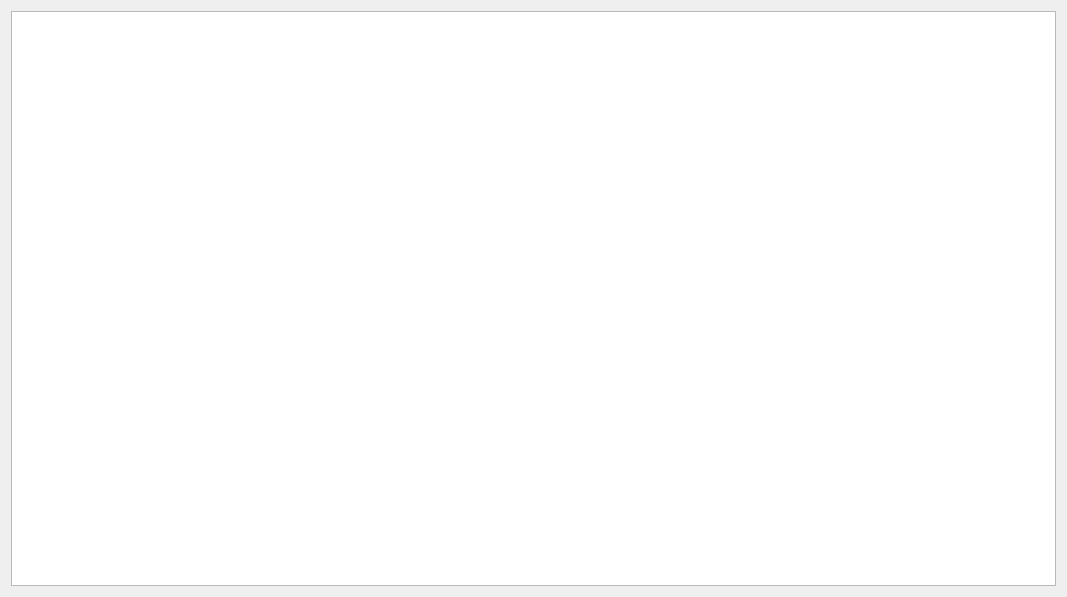
<?xml version="1.0" encoding="UTF-8"?>
<ui version="4.0">
 <class>EmsInfo</class>
 <widget class="QWidget" name="EmsInfo">
  <property name="geometry">
   <rect>
    <x>0</x>
    <y>0</y>
    <width>1067</width>
    <height>597</height>
   </rect>
  </property>
  <property name="windowTitle">
   <string>Tunable Memory</string>
  </property>
  <layout class="QVBoxLayout" name="verticalLayout_6">
   <item>
    <layout class="QVBoxLayout" name="verticalLayout_2" stretch="3">
     <item>
      <widget class="QTableWidget" name="locationIdInfoTableWidget">
       <property name="editTriggers">
        <set>QAbstractItemView::NoEditTriggers</set>
       </property>
      </widget>
     </item>
    </layout>
   </item>
  </layout>
 </widget>
 <resources/>
 <connections/>
</ui>
